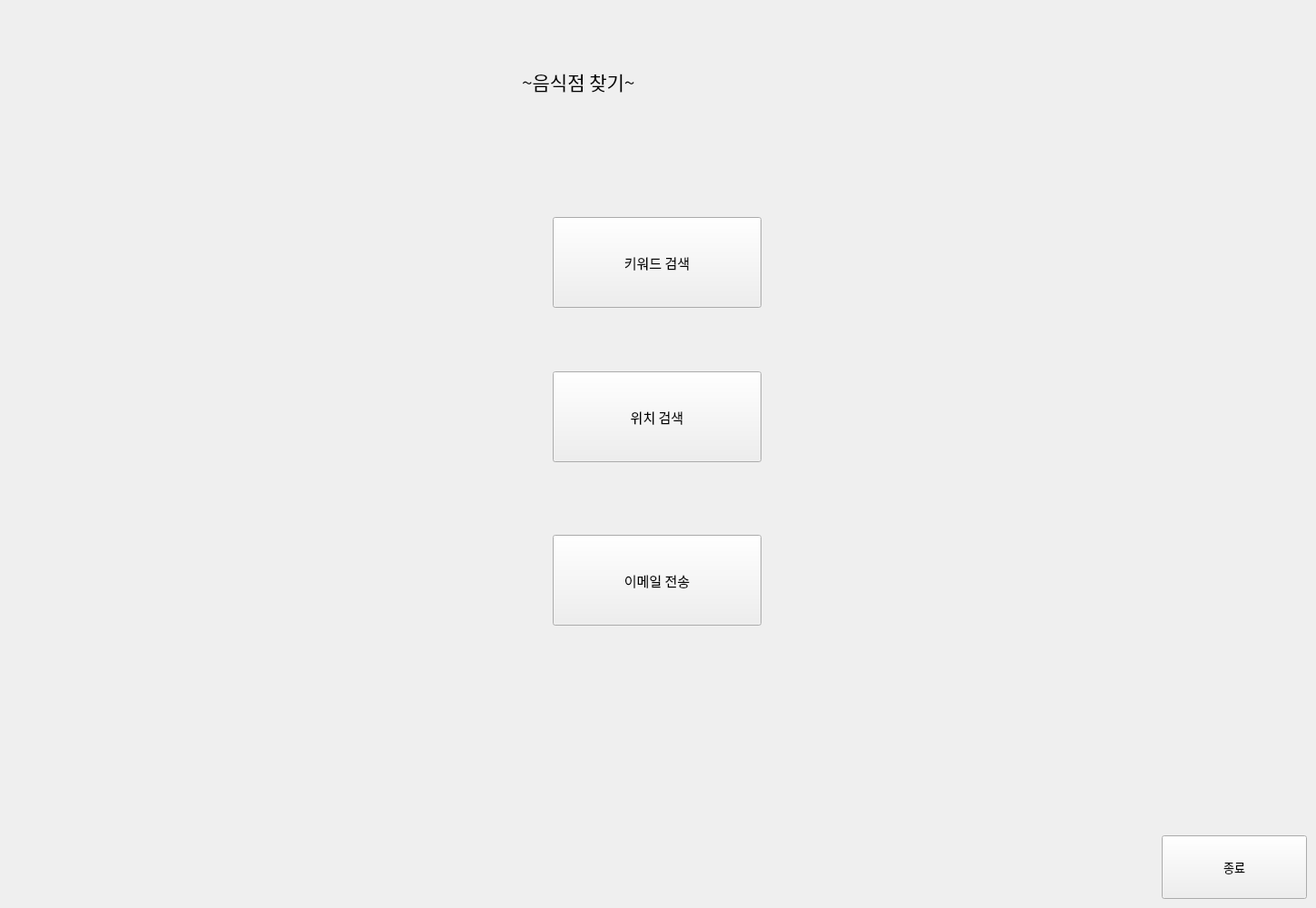
<?xml version="1.0" encoding="UTF-8"?>
<ui version="4.0">
 <class>Form</class>
 <widget class="QWidget" name="Form">
  <property name="geometry">
   <rect>
    <x>0</x>
    <y>0</y>
    <width>1450</width>
    <height>1000</height>
   </rect>
  </property>
  <property name="windowTitle">
   <string>Form</string>
  </property>
  <widget class="QLabel" name="label">
   <property name="geometry">
    <rect>
     <x>575</x>
     <y>40</y>
     <width>300</width>
     <height>100</height>
    </rect>
   </property>
   <property name="font">
    <font>
     <family>휴먼모음T</family>
     <pointsize>16</pointsize>
    </font>
   </property>
   <property name="text">
    <string>~음식점 찾기~</string>
   </property>
  </widget>
  <widget class="QPushButton" name="ClosepushButton">
   <property name="geometry">
    <rect>
     <x>1280</x>
     <y>920</y>
     <width>160</width>
     <height>70</height>
    </rect>
   </property>
   <property name="font">
    <font>
     <family>휴먼모음T</family>
     <pointsize>10</pointsize>
    </font>
   </property>
   <property name="text">
    <string>종료</string>
   </property>
  </widget>
  <widget class="QStackedWidget" name="stackedWidget">
   <property name="geometry">
    <rect>
     <x>49</x>
     <y>139</y>
     <width>1381</width>
     <height>771</height>
    </rect>
   </property>
   <property name="currentIndex">
    <number>0</number>
   </property>
   <widget class="QWidget" name="page">
    <widget class="QPushButton" name="Keyword_pushButton">
     <property name="geometry">
      <rect>
       <x>560</x>
       <y>100</y>
       <width>230</width>
       <height>100</height>
      </rect>
     </property>
     <property name="font">
      <font>
       <family>휴먼모음T</family>
       <pointsize>11</pointsize>
      </font>
     </property>
     <property name="text">
      <string>키워드 검색</string>
     </property>
    </widget>
    <widget class="QPushButton" name="Position_pushButton">
     <property name="geometry">
      <rect>
       <x>560</x>
       <y>270</y>
       <width>230</width>
       <height>100</height>
      </rect>
     </property>
     <property name="font">
      <font>
       <family>휴먼모음T</family>
       <pointsize>11</pointsize>
      </font>
     </property>
     <property name="text">
      <string>위치 검색</string>
     </property>
    </widget>
    <widget class="QPushButton" name="Email_pushButton">
     <property name="geometry">
      <rect>
       <x>560</x>
       <y>450</y>
       <width>230</width>
       <height>100</height>
      </rect>
     </property>
     <property name="font">
      <font>
       <family>휴먼모음T</family>
       <pointsize>11</pointsize>
      </font>
     </property>
     <property name="text">
      <string>이메일 전송</string>
     </property>
    </widget>
   </widget>
   <widget class="QWidget" name="page_2">
    <widget class="QLabel" name="label_5">
     <property name="geometry">
      <rect>
       <x>520</x>
       <y>40</y>
       <width>350</width>
       <height>50</height>
      </rect>
     </property>
     <property name="font">
      <font>
       <family>휴먼모음T</family>
       <pointsize>12</pointsize>
      </font>
     </property>
     <property name="text">
      <string>원하는 키워드 입력</string>
     </property>
    </widget>
    <widget class="QLineEdit" name="keyword_Edit">
     <property name="geometry">
      <rect>
       <x>535</x>
       <y>110</y>
       <width>300</width>
       <height>100</height>
      </rect>
     </property>
    </widget>
    <widget class="QTableWidget" name="tableWidget">
     <property name="geometry">
      <rect>
       <x>55</x>
       <y>240</y>
       <width>1250</width>
       <height>500</height>
      </rect>
     </property>
    </widget>
    <widget class="QPushButton" name="HomepushButton_key">
     <property name="geometry">
      <rect>
       <x>1110</x>
       <y>20</y>
       <width>187</width>
       <height>60</height>
      </rect>
     </property>
     <property name="font">
      <font>
       <family>휴먼모음T</family>
      </font>
     </property>
     <property name="text">
      <string>홈</string>
     </property>
    </widget>
   </widget>
   <widget class="QWidget" name="page_5">
    <widget class="QLabel" name="label_7">
     <property name="geometry">
      <rect>
       <x>520</x>
       <y>40</y>
       <width>320</width>
       <height>90</height>
      </rect>
     </property>
     <property name="font">
      <font>
       <family>휴먼모음T</family>
       <pointsize>12</pointsize>
      </font>
     </property>
     <property name="text">
      <string>원하는 키워드 입력</string>
     </property>
    </widget>
    <widget class="QLineEdit" name="position_lineEdit">
     <property name="geometry">
      <rect>
       <x>540</x>
       <y>120</y>
       <width>270</width>
       <height>100</height>
      </rect>
     </property>
    </widget>
    <widget class="QTableWidget" name="tableWidget_2">
     <property name="geometry">
      <rect>
       <x>70</x>
       <y>250</y>
       <width>1250</width>
       <height>500</height>
      </rect>
     </property>
    </widget>
    <widget class="QCheckBox" name="checkBox">
     <property name="geometry">
      <rect>
       <x>1120</x>
       <y>200</y>
       <width>192</width>
       <height>34</height>
      </rect>
     </property>
     <property name="font">
      <font>
       <family>휴먼모음T</family>
       <pointsize>10</pointsize>
      </font>
     </property>
     <property name="text">
      <string>거리 정렬</string>
     </property>
    </widget>
    <widget class="QPushButton" name="HomepushButton_po">
     <property name="geometry">
      <rect>
       <x>1120</x>
       <y>40</y>
       <width>187</width>
       <height>60</height>
      </rect>
     </property>
     <property name="font">
      <font>
       <family>휴먼모음T</family>
      </font>
     </property>
     <property name="text">
      <string>홈</string>
     </property>
    </widget>
   </widget>
   <widget class="QWidget" name="page_6">
    <widget class="QLabel" name="label_8">
     <property name="geometry">
      <rect>
       <x>30</x>
       <y>30</y>
       <width>133</width>
       <height>30</height>
      </rect>
     </property>
     <property name="text">
      <string>Email</string>
     </property>
    </widget>
    <widget class="QLabel" name="label_9">
     <property name="geometry">
      <rect>
       <x>20</x>
       <y>100</y>
       <width>170</width>
       <height>50</height>
      </rect>
     </property>
     <property name="font">
      <font>
       <family>휴먼모음T</family>
       <pointsize>10</pointsize>
      </font>
     </property>
     <property name="text">
      <string>이메일 전송</string>
     </property>
    </widget>
    <widget class="QLabel" name="label_10">
     <property name="geometry">
      <rect>
       <x>320</x>
       <y>50</y>
       <width>100</width>
       <height>40</height>
      </rect>
     </property>
     <property name="font">
      <font>
       <family>휴먼모음T</family>
       <pointsize>10</pointsize>
      </font>
     </property>
     <property name="text">
      <string>Sender</string>
     </property>
    </widget>
    <widget class="QLabel" name="label_11">
     <property name="geometry">
      <rect>
       <x>300</x>
       <y>170</y>
       <width>130</width>
       <height>40</height>
      </rect>
     </property>
     <property name="font">
      <font>
       <family>휴먼모음T</family>
       <pointsize>10</pointsize>
      </font>
     </property>
     <property name="text">
      <string>Recipient</string>
     </property>
    </widget>
    <widget class="QLabel" name="label_12">
     <property name="geometry">
      <rect>
       <x>310</x>
       <y>290</y>
       <width>130</width>
       <height>40</height>
      </rect>
     </property>
     <property name="font">
      <font>
       <family>휴먼모음T</family>
       <pointsize>10</pointsize>
      </font>
     </property>
     <property name="text">
      <string>Passwd</string>
     </property>
    </widget>
    <widget class="QLabel" name="label_13">
     <property name="geometry">
      <rect>
       <x>330</x>
       <y>410</y>
       <width>61</width>
       <height>40</height>
      </rect>
     </property>
     <property name="font">
      <font>
       <family>휴먼모음T</family>
       <pointsize>10</pointsize>
      </font>
     </property>
     <property name="text">
      <string>Title</string>
     </property>
    </widget>
    <widget class="QLabel" name="label_14">
     <property name="geometry">
      <rect>
       <x>310</x>
       <y>530</y>
       <width>130</width>
       <height>40</height>
      </rect>
     </property>
     <property name="font">
      <font>
       <family>휴먼모음T</family>
       <pointsize>10</pointsize>
      </font>
     </property>
     <property name="text">
      <string>Keyword</string>
     </property>
    </widget>
    <widget class="QLabel" name="label_15">
     <property name="geometry">
      <rect>
       <x>300</x>
       <y>640</y>
       <width>130</width>
       <height>40</height>
      </rect>
     </property>
     <property name="font">
      <font>
       <family>휴먼모음T</family>
       <pointsize>10</pointsize>
      </font>
     </property>
     <property name="text">
      <string>msgtext</string>
     </property>
    </widget>
    <widget class="QLineEdit" name="lineEditSender">
     <property name="geometry">
      <rect>
       <x>450</x>
       <y>20</y>
       <width>470</width>
       <height>81</height>
      </rect>
     </property>
    </widget>
    <widget class="QLineEdit" name="lineEditRecipient">
     <property name="geometry">
      <rect>
       <x>450</x>
       <y>140</y>
       <width>470</width>
       <height>81</height>
      </rect>
     </property>
    </widget>
    <widget class="QLineEdit" name="lineEditPW">
     <property name="geometry">
      <rect>
       <x>450</x>
       <y>270</y>
       <width>470</width>
       <height>81</height>
      </rect>
     </property>
    </widget>
    <widget class="QLineEdit" name="lineEditTitle">
     <property name="geometry">
      <rect>
       <x>450</x>
       <y>390</y>
       <width>470</width>
       <height>81</height>
      </rect>
     </property>
    </widget>
    <widget class="QLineEdit" name="lineEditKeyword">
     <property name="geometry">
      <rect>
       <x>450</x>
       <y>510</y>
       <width>470</width>
       <height>81</height>
      </rect>
     </property>
    </widget>
    <widget class="QLineEdit" name="lineEditMsg_2">
     <property name="geometry">
      <rect>
       <x>450</x>
       <y>610</y>
       <width>470</width>
       <height>150</height>
      </rect>
     </property>
    </widget>
    <widget class="QPushButton" name="send_pushButton">
     <property name="geometry">
      <rect>
       <x>950</x>
       <y>690</y>
       <width>180</width>
       <height>57</height>
      </rect>
     </property>
     <property name="font">
      <font>
       <family>휴먼모음T</family>
       <pointsize>10</pointsize>
      </font>
     </property>
     <property name="text">
      <string>확인</string>
     </property>
    </widget>
    <widget class="QPushButton" name="pushButtonHome">
     <property name="geometry">
      <rect>
       <x>10</x>
       <y>690</y>
       <width>180</width>
       <height>57</height>
      </rect>
     </property>
     <property name="font">
      <font>
       <family>휴먼모음T</family>
       <pointsize>10</pointsize>
      </font>
     </property>
     <property name="text">
      <string>홈</string>
     </property>
    </widget>
   </widget>
  </widget>
 </widget>
 <resources/>
 <connections/>
</ui>
